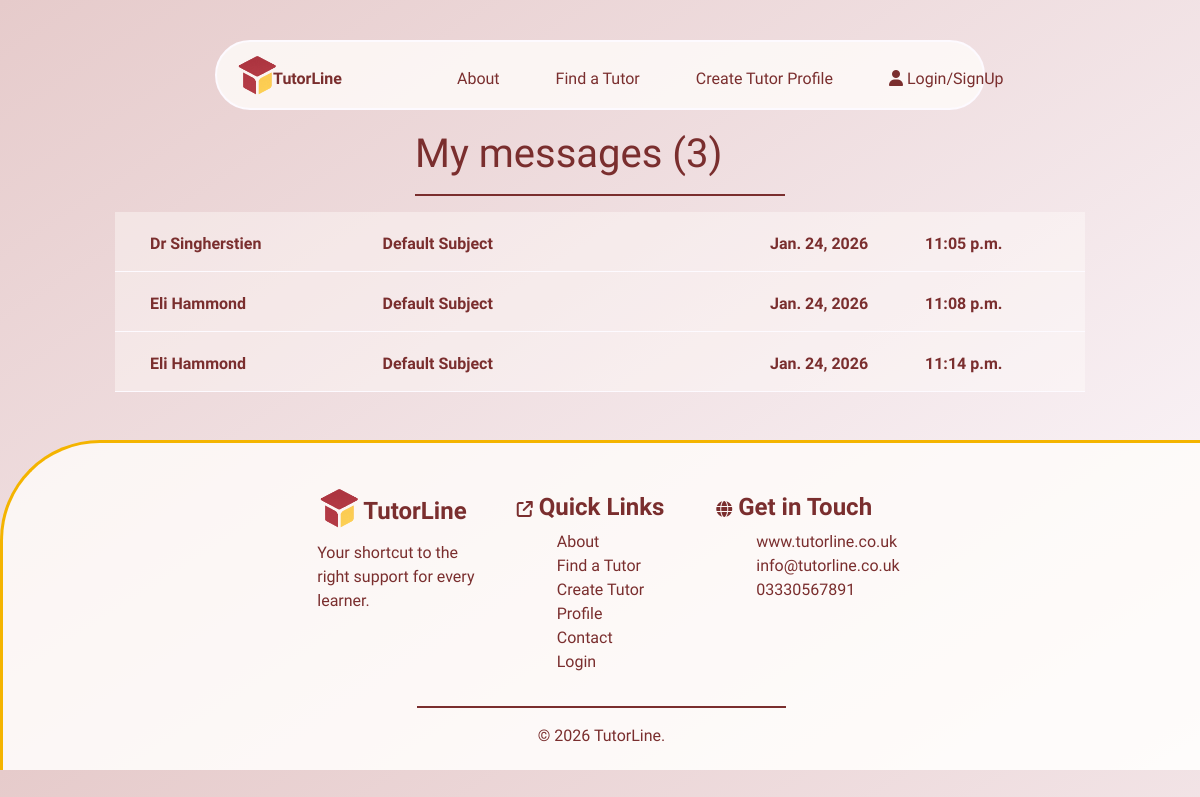
Page /messaging/ on the earlier database version.
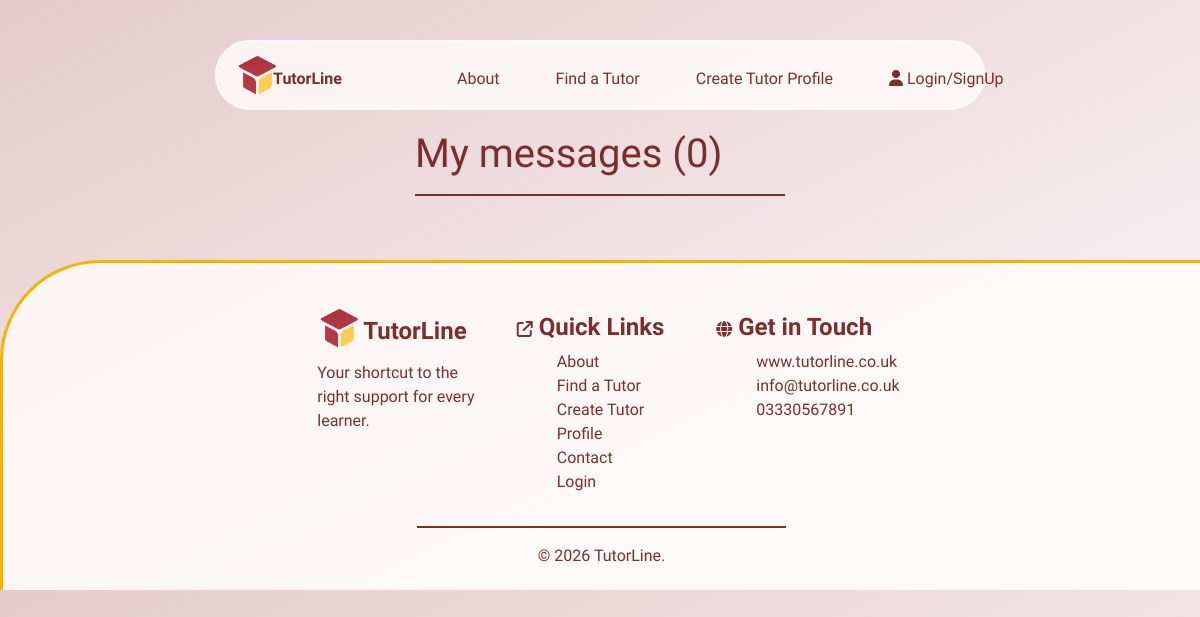
Same page on the later database version.
### messaging/models.py (models this page shows, shortened)
class Message(models.Model):
    send_to = models.CharField(max_length=254)
    name = models.CharField(max_length=254)
    subject = models.CharField(max_length=254)
    Phone = models.CharField(max_length=254)
    email = models.EmailField()
    message = models.TextField()
    day_sent = models.DateField(auto_now=True)
    time_sent = models.TimeField(auto_now=True)
    read = models.BooleanField(default=False)

### messaging/views.py (the view)
# urls.py: path('', views.messaging, name='messaging'),
def messaging(request):
    message = Message.objects.all()
    current_user = request.user.username
    my_messages = Message.objects.filter(send_to=current_user)
    message_count = len(my_messages)
    print("user is",  request.user.username)
    context = {
        'message': message,
        'message_count': message_count,
    }
    return render(request, 'messaging/messaging.html', context)

### messaging/contexts.py (called while the page is built)
def messaging(request):
    message = Message.objects.all()
    current_user = request.user.username
    my_messages = Message.objects.filter(send_to=current_user)
    unread_messages = my_messages.filter(read=False)
    message_count = len(my_messages)
    unread_count = len(unread_messages)
    context = {
        'message': message,
        'message_count': message_count,
        'unread_count': unread_count,
    }
    return context

### messaging/templates/messaging/messaging.html (shortened to what this page needs)
{% extends "base.html" %}
{% load static %}
{% block extracss%}
    <link rel="stylesheet" href="{% static 'css/messaging.css' %}">
{% endblock %}
{% block content %}
<div class="container-fluid">
    <div class="row">
        <div class="col-4"></div>
        <div class="col-4">
            <h1>My messages ({{ message_count }})</h1>
            <hr>
        </div>
        <div class="col-4"></div>
    </div>
</div>
<section>
    <div class="container-fluid">
        <div class="row">
            <div class="col-1"></div>
            <div class="col-10">
                {% for m in message %}
                {% if m.send_to == user.username %}
                <a href="{% url 'mark_read' m.id %}">
                    <div class="row message-row {% if m.read == False %}message-row-unread {%else %}message-row-read{% endif %}" id="open-message-{{ m.id }}">
                        <div class="col-3">{{ m.name }}</div>
                        <div class="col-5">{{ m.subject }}</div>
                        <div class="col-2">{{ m.day_sent }}</div>
                        <div class="col-2"> {{ m.time_sent }}</div>
                    </div>
                </a>
                {% endif %}
                {% endfor %}
            </div>
            <div class="col-1"></div>
        </div>
    </div>
</section>
{% endblock %}

### templates/base.html (shortened to what this page needs)
{% load static %}
<!doctype html>
<html lang="en">
  <head>
    {% block corecss %}
        <link rel="stylesheet" href="{% static 'css/base.css' %}">
        <link rel="stylesheet" href="{% static 'css/mobile-base.css' %}">
        <link rel="stylesheet" href="{% static 'css/buttons.css' %}">
        <link rel="stylesheet" href="https://cdnjs.cloudflare.com/ajax/libs/font-awesome/6.6.0/css/all.min.css">
        <link rel="stylesheet" href="https://cdnjs.cloudflare.com/ajax/libs/font-awesome/6.6.0/css/all.min.css">
        <link rel="stylesheet" href="https://cdn.jsdelivr.net/npm/bootstrap@4.6.2/dist/css/bootstrap.min.css">
    {% endblock %}
    {% block extracss%}
    {% endblock %}
  </head>
  <body>
    <header>
      <div class="container-fluid">
        <div class="row above-nav"></div>
        <div class="row">
          <div class="col-1 col-lg-2"></div>
          <div class="col-10 col-lg-8" id="nav">
            <ul class="d-none d-md-block nav nav-desktop">
              <li><a href="{% url 'home' %}">
                <img src="/media/logo.png" alt="logo" class="logo"><span class="logo-txt">TutorLine</span>
              </a></li>
              <span class="nav-options {% if request.user.is_authenticated %}nav-logged{% else %} nav-non-logged{% endif %}">
                <li class="nav-select"><a href="{% url 'about' %}">About</a></li>
                <li class="nav-select"><a href="{% url 'tutors' %}">Find a Tutor</a></li>
                {% if request.user.is_authenticated %}
                <li class="nav-select"><a href="{% url 'create_tutor' user.id %}">Create Tutor Profile</a></li>
                {% else %}
                <li class="nav-select pointer" onclick="profileSignIn()">Create Tutor Profile</li>
                {% endif %}
                <li class="sign-in nav-select">
                  {% if request.user.is_authenticated %}
                  <p><strong>Hi!</strong> {{ user.username }}</p>
                  <div id="sign-in-dropdown">
                    {% if user.is_authenticated and user.is_superuser %}
                      <p class="nav-select"><a href="/admin/">Admin</a></p>
                    {% endif %}
                  <button class="nav-select btn logout-btn" onclick="revealLogout()">Logout</button>
                  </div>
                  {% else %}
                  <i class="fa-solid fa-user"></i>
                   <a href="{% url 'account_login' %}">Login/SignUp</a>
                  {% endif %}
                </li>
              </span>
            </ul>
          </div>
          <div class="col-1 col-lg-2"></div>
        </div>
      </div>
    </header>
    {% block content %}
    {% endblock %}
    <footer>
      <div class="container-fluid footer-area mt-5">
        <div class="row">
          <div class="col-1 col-lg-3"></div>
          <div class="col-3 col-lg-2 me-3">
            <a href="">
              <h4><img src="/media/logo.png" alt="logo" class="footer-logo">
                <strong>TutorLine</strong>
              </h4>
            </a>
            <p>Your shortcut to the right support for every learner.</p>
          </div>
          <div class="col-4 col-lg-2">
            <h4>
              <span class="h6"><i class="fa-solid fa-arrow-up-right-from-square"></i></span>
              <strong>Quick Links</strong>
            </h4>
            <ul class="footer-list">
              <li><a href="{% url 'about' %}">About</a></li>
              <li><a href="{% url 'tutors' %}">Find a Tutor</a></li>
              <li><a href="">Create Tutor Profile</a></li>
              <li><a href="">Contact</a></li>
              {% if request.user.is_authenticated %}
              <li><a href="#nav" role="button" onclick="revealLogout()">Logout</a></li>
              {% else %}
              <li><a href="{% url 'account_login' %}">Login</a></li>
              {% endif %}
            </ul>
          </div>
          <div class="col-3 col-lg2">
            <h4>
              <span class="h6"><i class="fa-solid fa-globe"></i></span>
              <strong>Get in Touch</strong>
            </h4>
            <ul class="footer-list">
              <li>www.tutorline.co.uk</li>
              <li>info@tutorline.co.uk</li>
              <li>03330567891</li>
            </ul>
          </div>
          <div class="col-1 col-lg3"></div>
        </div>
        <div class="row ftr-row">
          <div class="col-4"></div>
          <div class="col-4 text-center">
            <hr>
            &copy; {% now "Y" %} TutorLine.
          </div>
          <div class="col-4"></div>
        </div>
      </div>
    </footer>
  </body>
</html>

### static/css/base.css (style rules this page uses)
:root { --light-clr:#fdfaff; --opaque:rgba(122, 46, 46, 0.8); --comp-opaque:rgba(122, 46, 46, 0); --drk-clr:#7a2e2e; --ylw-clr:#F4B400; --ylw-opaque:rgba(244, 180, 0, 0.6); --light-opaque:rgba(255, 253, 250, 0.8); --light-opaque-1:rgba(255, 253, 250, 0.6); --light-opaque-2:rgba(255, 253, 250, 0.4); --main-font:"Schibsted Grotesk", sans-serif; }
a { text-decoration: none !important; color: inherit !important; outline: none !important; text-underline-offset: 10px; }
hr { border:solid 0.5px var(--drk-clr) !important; }
.pointer { cursor: pointer; }
html body { background-image: linear-gradient(to bottom right, #e6cbcb, var(--light-clr)); }
.above-nav { margin-top:10px; height:30px; position:relative; z-index: 4; }
.nav-desktop { height:70px; }
.nav { color:var(--drk-clr); background-color:var(--light-opaque); padding-top:18px; border-radius: 9999px; border:solid 2px var(--light-clr); position: relative; z-index: 4; font-family:var(--main-font); }
.logo { width:40px; height:40px; position:relative; bottom:5px; left:20px; z-index: 4; }
.logo-txt { font-weight: 800; position:relative; top:0; left:16px; }
.nav-options { list-style: none; display:flex; gap:3.5rem; }
.nav-options { position: relative; bottom:33px; color:var(--drk-clr) }
.nav-non-logged { left:240px; }
.footer-area { position: relative; z-index: 5; color:var(--drk-clr); background-color: var(--light-opaque); padding:50px; border-top:var(--ylw-clr) solid 3px; border-left:var(--ylw-clr) solid 3px; border-top-left-radius: 100px; height:auto; font-family: var(--main-font); }
.footer-logo { width:40px; height:40px; position:relative; bottom:5px; left:2px; z-index: 4; }
.footer-list { list-style: none; }
footer ul { flex-direction: column; flex-wrap: wrap; gap:0; }
footer li { margin: 0 !important; }
.ftr-row { height:30px; }

### static/css/messaging.css (style rules this page uses)
h1 { font-family: var(--main-font); color:var(--drk-clr); margin-top: 20px; }

Differences in the rows shown:
removed Message: name "Dr Singherstien", subject "Default Subject", day_sent "Jan. 24, 2026", time_sent "11:05 p.m."
removed Message: name "Eli Hammond", subject "Default Subject", day_sent "Jan. 24, 2026", time_sent "11:08 p.m."
removed Message: name "Eli Hammond", subject "Default Subject", day_sent "Jan. 24, 2026", time_sent "11:14 p.m."
Other differences:
{{ message_count }}: "3" → "0"
